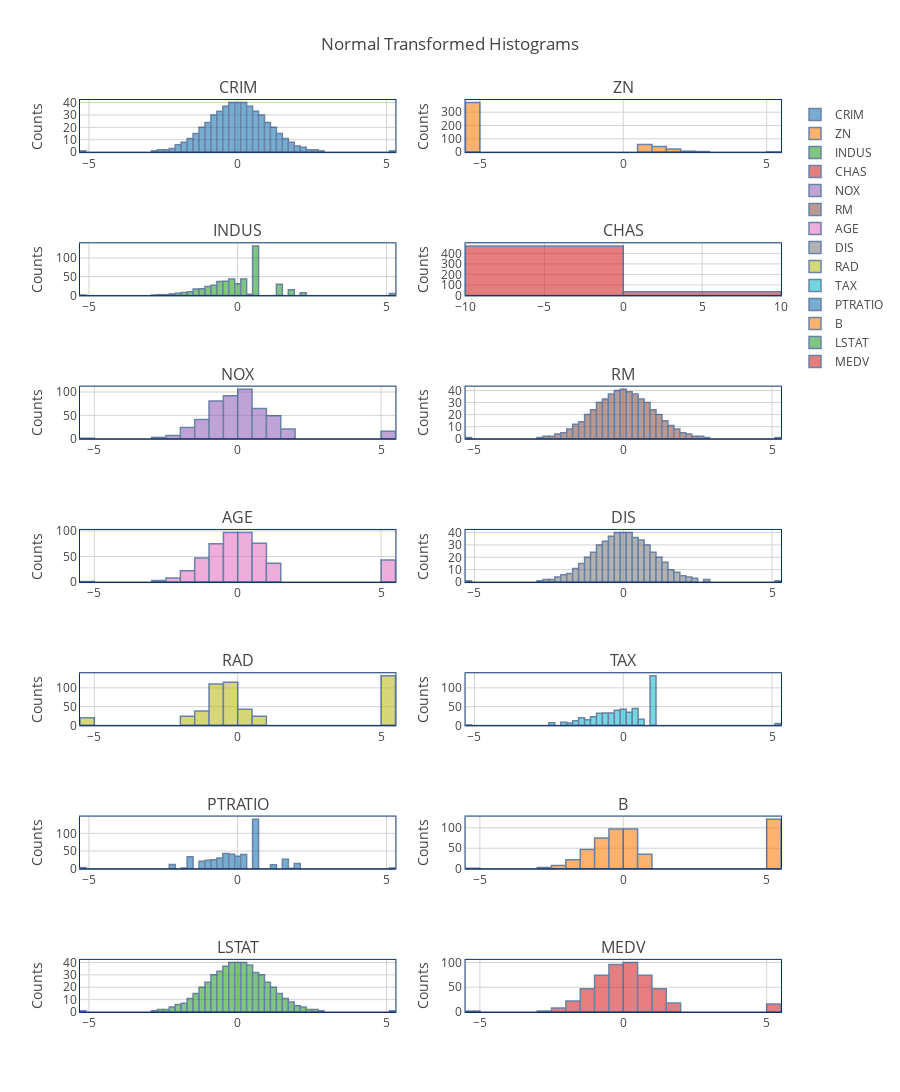

Source (notebook cell):
### Code cell
from sklearn.preprocessing import QuantileTransformer
scq=QuantileTransformer(output_distribution='normal', random_state=21)
df_transformed=scq.fit_transform(df_data)
df_transformed=pd.DataFrame(df_transformed, columns=col)

subplot_row=int(len(df_transformed.columns)/2)
subplot_col= 2
col=df_transformed.columns
fig=make_subplots(rows=subplot_row, cols=subplot_col, subplot_titles=(df_data.columns), 
                  #row_heights=[5]*subplot_row, 
                  shared_xaxes=False, 
                    vertical_spacing=0.1
)
index=0
for i in range(subplot_row):
    
    for j in range(subplot_col):
        
        
        
        templatep='none'          
        fig.add_trace(go.Histogram(x=df_transformed[col[index]], showlegend=True,
                                name=[col[index]][0]),  row=i+1, col=j+1)
        
        
        fig.update_layout( title_text='Normal Transformed Histograms', template=templatep, height=1350)
        fig.update_traces(marker_line_color='rgb(8,48,107)',
                  marker_line_width=1.5, opacity=0.6)  
                                   
        fig.update_xaxes(showline=True, linewidth=1, linecolor='rgb(8,48,107)', mirror=True, showgrid=True, gridwidth=1, gridcolor='Lightgrey',
                        showspikes=True, spikecolor="green", spikesnap="cursor", spikemode="across")
        fig.update_yaxes(title_text='Counts',showline=True, linewidth=1, linecolor='rgb(8,48,107)', mirror=True,showgrid=True, gridwidth=1, gridcolor='Lightgrey',
                        showspikes=True, spikecolor="green", spikesnap="cursor", spikemode="across")
        index+=1

            
            
fig.show()

### Figure 1 — Plotly figure (JSON) as saved in the notebook; plotly's stock layout.template omitted (floating-point values rounded to 4 significant figures; data arrays with more than 128 entries replaced by an {"elided": "..."} marker saying what was removed)
{"data": [{"marker": {"line": {"color": "rgb(8,48,107)", "width": 1.5}}, "name": "CRIM", "opacity": 0.6, "showlegend": true, "type": "histogram", "x": {"elided": "506 float values"}, "xaxis": "x", "yaxis": "y"}, {"marker": {"line": {"color": "rgb(8,48,107)", "width": 1.5}}, "name": "ZN", "opacity": 0.6, "showlegend": true, "type": "histogram", "x": {"elided": "506 float values"}, "xaxis": "x2", "yaxis": "y2"}, {"marker": {"line": {"color": "rgb(8,48,107)", "width": 1.5}}, "name": "INDUS", "opacity": 0.6, "showlegend": true, "type": "histogram", "x": {"elided": "506 float values"}, "xaxis": "x3", "yaxis": "y3"}, {"marker": {"line": {"color": "rgb(8,48,107)", "width": 1.5}}, "name": "CHAS", "opacity": 0.6, "showlegend": true, "type": "histogram", "x": {"elided": "506 float values"}, "xaxis": "x4", "yaxis": "y4"}, {"marker": {"line": {"color": "rgb(8,48,107)", "width": 1.5}}, "name": "NOX", "opacity": 0.6, "showlegend": true, "type": "histogram", "x": {"elided": "506 float values"}, "xaxis": "x5", "yaxis": "y5"}, {"marker": {"line": {"color": "rgb(8,48,107)", "width": 1.5}}, "name": "RM", "opacity": 0.6, "showlegend": true, "type": "histogram", "x": {"elided": "506 float values"}, "xaxis": "x6", "yaxis": "y6"}, {"marker": {"line": {"color": "rgb(8,48,107)", "width": 1.5}}, "name": "AGE", "opacity": 0.6, "showlegend": true, "type": "histogram", "x": {"elided": "506 float values"}, "xaxis": "x7", "yaxis": "y7"}, {"marker": {"line": {"color": "rgb(8,48,107)", "width": 1.5}}, "name": "DIS", "opacity": 0.6, "showlegend": true, "type": "histogram", "x": {"elided": "506 float values"}, "xaxis": "x8", "yaxis": "y8"}, {"marker": {"line": {"color": "rgb(8,48,107)", "width": 1.5}}, "name": "RAD", "opacity": 0.6, "showlegend": true, "type": "histogram", "x": {"elided": "506 float values"}, "xaxis": "x9", "yaxis": "y9"}, {"marker": {"line": {"color": "rgb(8,48,107)", "width": 1.5}}, "name": "TAX", "opacity": 0.6, "showlegend": true, "type": "histogram", "x": {"elided": "506 float values"}, "xaxis": "x10", "yaxis": "y10"}, {"marker": {"line": {"color": "rgb(8,48,107)", "width": 1.5}}, "name": "PTRATIO", "opacity": 0.6, "showlegend": true, "type": "histogram", "x": {"elided": "506 float values"}, "xaxis": "x11", "yaxis": "y11"}, {"marker": {"line": {"color": "rgb(8,48,107)", "width": 1.5}}, "name": "B", "opacity": 0.6, "showlegend": true, "type": "histogram", "x": {"elided": "506 float values"}, "xaxis": "x12", "yaxis": "y12"}, {"marker": {"line": {"color": "rgb(8,48,107)", "width": 1.5}}, "name": "LSTAT", "opacity": 0.6, "showlegend": true, "type": "histogram", "x": {"elided": "506 float values"}, "xaxis": "x13", "yaxis": "y13"}, {"marker": {"line": {"color": "rgb(8,48,107)", "width": 1.5}}, "name": "MEDV", "opacity": 0.6, "showlegend": true, "type": "histogram", "x": {"elided": "506 float values"}, "xaxis": "x14", "yaxis": "y14"}], "layout": {"annotations": [{"font": {"size": 16}, "showarrow": false, "text": "CRIM", "x": 0.225, "xanchor": "center", "xref": "paper", "y": 1, "yanchor": "bottom", "yref": "paper"}, {"font": {"size": 16}, "showarrow": false, "text": "ZN", "x": 0.775, "xanchor": "center", "xref": "paper", "y": 1, "yanchor": "bottom", "yref": "paper"}, {"font": {"size": 16}, "showarrow": false, "text": "INDUS", "x": 0.225, "xanchor": "center", "xref": "paper", "y": 0.8429, "yanchor": "bottom", "yref": "paper"}, {"font": {"size": 16}, "showarrow": false, "text": "CHAS", "x": 0.775, "xanchor": "center", "xref": "paper", "y": 0.8429, "yanchor": "bottom", "yref": "paper"}, {"font": {"size": 16}, "showarrow": false, "text": "NOX", "x": 0.225, "xanchor": "center", "xref": "paper", "y": 0.6857, "yanchor": "bottom", "yref": "paper"}, {"font": {"size": 16}, "showarrow": false, "text": "RM", "x": 0.775, "xanchor": "center", "xref": "paper", "y": 0.6857, "yanchor": "bottom", "yref": "paper"}, {"font": {"size": 16}, "showarrow": false, "text": "AGE", "x": 0.225, "xanchor": "center", "xref": "paper", "y": 0.5286, "yanchor": "bottom", "yref": "paper"}, {"font": {"size": 16}, "showarrow": false, "text": "DIS", "x": 0.775, "xanchor": "center", "xref": "paper", "y": 0.5286, "yanchor": "bottom", "yref": "paper"}, {"font": {"size": 16}, "showarrow": false, "text": "RAD", "x": 0.225, "xanchor": "center", "xref": "paper", "y": 0.3714, "yanchor": "bottom", "yref": "paper"}, {"font": {"size": 16}, "showarrow": false, "text": "TAX", "x": 0.775, "xanchor": "center", "xref": "paper", "y": 0.3714, "yanchor": "bottom", "yref": "paper"}, {"font": {"size": 16}, "showarrow": false, "text": "PTRATIO", "x": 0.225, "xanchor": "center", "xref": "paper", "y": 0.2143, "yanchor": "bottom", "yref": "paper"}, {"font": {"size": 16}, "showarrow": false, "text": "B", "x": 0.775, "xanchor": "center", "xref": "paper", "y": 0.2143, "yanchor": "bottom", "yref": "paper"}, {"font": {"size": 16}, "showarrow": false, "text": "LSTAT", "x": 0.225, "xanchor": "center", "xref": "paper", "y": 0.05714, "yanchor": "bottom", "yref": "paper"}, {"font": {"size": 16}, "showarrow": false, "text": "MEDV", "x": 0.775, "xanchor": "center", "xref": "paper", "y": 0.05714, "yanchor": "bottom", "yref": "paper"}], "height": 1350, "title": {"text": "Normal Transformed Histograms"}, "xaxis": {"anchor": "y", "domain": [0, 0.45], "gridcolor": "Lightgrey", "gridwidth": 1, "linecolor": "rgb(8,48,107)", "linewidth": 1, "mirror": true, "showgrid": true, "showline": true, "showspikes": true, "spikecolor": "green", "spikemode": "across", "spikesnap": "cursor"}, "xaxis10": {"anchor": "y10", "domain": [0.55, 1], "gridcolor": "Lightgrey", "gridwidth": 1, "linecolor": "rgb(8,48,107)", "linewidth": 1, "mirror": true, "showgrid": true, "showline": true, "showspikes": true, "spikecolor": "green", "spikemode": "across", "spikesnap": "cursor"}, "xaxis11": {"anchor": "y11", "domain": [0, 0.45], "gridcolor": "Lightgrey", "gridwidth": 1, "linecolor": "rgb(8,48,107)", "linewidth": 1, "mirror": true, "showgrid": true, "showline": true, "showspikes": true, "spikecolor": "green", "spikemode": "across", "spikesnap": "cursor"}, "xaxis12": {"anchor": "y12", "domain": [0.55, 1], "gridcolor": "Lightgrey", "gridwidth": 1, "linecolor": "rgb(8,48,107)", "linewidth": 1, "mirror": true, "showgrid": true, "showline": true, "showspikes": true, "spikecolor": "green", "spikemode": "across", "spikesnap": "cursor"}, "xaxis13": {"anchor": "y13", "domain": [0, 0.45], "gridcolor": "Lightgrey", "gridwidth": 1, "linecolor": "rgb(8,48,107)", "linewidth": 1, "mirror": true, "showgrid": true, "showline": true, "showspikes": true, "spikecolor": "green", "spikemode": "across", "spikesnap": "cursor"}, "xaxis14": {"anchor": "y14", "domain": [0.55, 1], "gridcolor": "Lightgrey", "gridwidth": 1, "linecolor": "rgb(8,48,107)", "linewidth": 1, "mirror": true, "showgrid": true, "showline": true, "showspikes": true, "spikecolor": "green", "spikemode": "across", "spikesnap": "cursor"}, "xaxis2": {"anchor": "y2", "domain": [0.55, 1], "gridcolor": "Lightgrey", "gridwidth": 1, "linecolor": "rgb(8,48,107)", "linewidth": 1, "mirror": true, "showgrid": true, "showline": true, "showspikes": true, "spikecolor": "green", "spikemode": "across", "spikesnap": "cursor"}, "xaxis3": {"anchor": "y3", "domain": [0, 0.45], "gridcolor": "Lightgrey", "gridwidth": 1, "linecolor": "rgb(8,48,107)", "linewidth": 1, "mirror": true, "showgrid": true, "showline": true, "showspikes": true, "spikecolor": "green", "spikemode": "across", "spikesnap": "cursor"}, "xaxis4": {"anchor": "y4", "domain": [0.55, 1], "gridcolor": "Lightgrey", "gridwidth": 1, "linecolor": "rgb(8,48,107)", "linewidth": 1, "mirror": true, "showgrid": true, "showline": true, "showspikes": true, "spikecolor": "green", "spikemode": "across", "spikesnap": "cursor"}, "xaxis5": {"anchor": "y5", "domain": [0, 0.45], "gridcolor": "Lightgrey", "gridwidth": 1, "linecolor": "rgb(8,48,107)", "linewidth": 1, "mirror": true, "showgrid": true, "showline": true, "showspikes": true, "spikecolor": "green", "spikemode": "across", "spikesnap": "cursor"}, "xaxis6": {"anchor": "y6", "domain": [0.55, 1], "gridcolor": "Lightgrey", "gridwidth": 1, "linecolor": "rgb(8,48,107)", "linewidth": 1, "mirror": true, "showgrid": true, "showline": true, "showspikes": true, "spikecolor": "green", "spikemode": "across", "spikesnap": "cursor"}, "xaxis7": {"anchor": "y7", "domain": [0, 0.45], "gridcolor": "Lightgrey", "gridwidth": 1, "linecolor": "rgb(8,48,107)", "linewidth": 1, "mirror": true, "showgrid": true, "showline": true, "showspikes": true, "spikecolor": "green", "spikemode": "across", "spikesnap": "cursor"}, "xaxis8": {"anchor": "y8", "domain": [0.55, 1], "gridcolor": "Lightgrey", "gridwidth": 1, "linecolor": "rgb(8,48,107)", "linewidth": 1, "mirror": true, "showgrid": true, "showline": true, "showspikes": true, "spikecolor": "green", "spikemode": "across", "spikesnap": "cursor"}, "xaxis9": {"anchor": "y9", "domain": [0, 0.45], "gridcolor": "Lightgrey", "gridwidth": 1, "linecolor": "rgb(8,48,107)", "linewidth": 1, "mirror": true, "showgrid": true, "showline": true, "showspikes": true, "spikecolor": "green", "spikemode": "across", "spikesnap": "cursor"}, "yaxis": {"anchor": "x", "domain": [0.9429, 1], "gridcolor": "Lightgrey", "gridwidth": 1, "linecolor": "rgb(8,48,107)", "linewidth": 1, "mirror": true, "showgrid": true, "showline": true, "showspikes": true, "spikecolor": "green", "spikemode": "across", "spikesnap": "cursor", "title": {"text": "Counts"}}, "yaxis10": {"anchor": "x10", "domain": [0.3143, 0.3714], "gridcolor": "Lightgrey", "gridwidth": 1, "linecolor": "rgb(8,48,107)", "linewidth": 1, "mirror": true, "showgrid": true, "showline": true, "showspikes": true, "spikecolor": "green", "spikemode": "across", "spikesnap": "cursor", "title": {"text": "Counts"}}, "yaxis11": {"anchor": "x11", "domain": [0.1571, 0.2143], "gridcolor": "Lightgrey", "gridwidth": 1, "linecolor": "rgb(8,48,107)", "linewidth": 1, "mirror": true, "showgrid": true, "showline": true, "showspikes": true, "spikecolor": "green", "spikemode": "across", "spikesnap": "cursor", "title": {"text": "Counts"}}, "yaxis12": {"anchor": "x12", "domain": [0.1571, 0.2143], "gridcolor": "Lightgrey", "gridwidth": 1, "linecolor": "rgb(8,48,107)", "linewidth": 1, "mirror": true, "showgrid": true, "showline": true, "showspikes": true, "spikecolor": "green", "spikemode": "across", "spikesnap": "cursor", "title": {"text": "Counts"}}, "yaxis13": {"anchor": "x13", "domain": [0, 0.05714], "gridcolor": "Lightgrey", "gridwidth": 1, "linecolor": "rgb(8,48,107)", "linewidth": 1, "mirror": true, "showgrid": true, "showline": true, "showspikes": true, "spikecolor": "green", "spikemode": "across", "spikesnap": "cursor", "title": {"text": "Counts"}}, "yaxis14": {"anchor": "x14", "domain": [0, 0.05714], "gridcolor": "Lightgrey", "gridwidth": 1, "linecolor": "rgb(8,48,107)", "linewidth": 1, "mirror": true, "showgrid": true, "showline": true, "showspikes": true, "spikecolor": "green", "spikemode": "across", "spikesnap": "cursor", "title": {"text": "Counts"}}, "yaxis2": {"anchor": "x2", "domain": [0.9429, 1], "gridcolor": "Lightgrey", "gridwidth": 1, "linecolor": "rgb(8,48,107)", "linewidth": 1, "mirror": true, "showgrid": true, "showline": true, "showspikes": true, "spikecolor": "green", "spikemode": "across", "spikesnap": "cursor", "title": {"text": "Counts"}}, "yaxis3": {"anchor": "x3", "domain": [0.7857, 0.8429], "gridcolor": "Lightgrey", "gridwidth": 1, "linecolor": "rgb(8,48,107)", "linewidth": 1, "mirror": true, "showgrid": true, "showline": true, "showspikes": true, "spikecolor": "green", "spikemode": "across", "spikesnap": "cursor", "title": {"text": "Counts"}}, "yaxis4": {"anchor": "x4", "domain": [0.7857, 0.8429], "gridcolor": "Lightgrey", "gridwidth": 1, "linecolor": "rgb(8,48,107)", "linewidth": 1, "mirror": true, "showgrid": true, "showline": true, "showspikes": true, "spikecolor": "green", "spikemode": "across", "spikesnap": "cursor", "title": {"text": "Counts"}}, "yaxis5": {"anchor": "x5", "domain": [0.6286, 0.6857], "gridcolor": "Lightgrey", "gridwidth": 1, "linecolor": "rgb(8,48,107)", "linewidth": 1, "mirror": true, "showgrid": true, "showline": true, "showspikes": true, "spikecolor": "green", "spikemode": "across", "spikesnap": "cursor", "title": {"text": "Counts"}}, "yaxis6": {"anchor": "x6", "domain": [0.6286, 0.6857], "gridcolor": "Lightgrey", "gridwidth": 1, "linecolor": "rgb(8,48,107)", "linewidth": 1, "mirror": true, "showgrid": true, "showline": true, "showspikes": true, "spikecolor": "green", "spikemode": "across", "spikesnap": "cursor", "title": {"text": "Counts"}}, "yaxis7": {"anchor": "x7", "domain": [0.4714, 0.5286], "gridcolor": "Lightgrey", "gridwidth": 1, "linecolor": "rgb(8,48,107)", "linewidth": 1, "mirror": true, "showgrid": true, "showline": true, "showspikes": true, "spikecolor": "green", "spikemode": "across", "spikesnap": "cursor", "title": {"text": "Counts"}}, "yaxis8": {"anchor": "x8", "domain": [0.4714, 0.5286], "gridcolor": "Lightgrey", "gridwidth": 1, "linecolor": "rgb(8,48,107)", "linewidth": 1, "mirror": true, "showgrid": true, "showline": true, "showspikes": true, "spikecolor": "green", "spikemode": "across", "spikesnap": "cursor", "title": {"text": "Counts"}}, "yaxis9": {"anchor": "x9", "domain": [0.3143, 0.3714], "gridcolor": "Lightgrey", "gridwidth": 1, "linecolor": "rgb(8,48,107)", "linewidth": 1, "mirror": true, "showgrid": true, "showline": true, "showspikes": true, "spikecolor": "green", "spikemode": "across", "spikesnap": "cursor", "title": {"text": "Counts"}}}}
